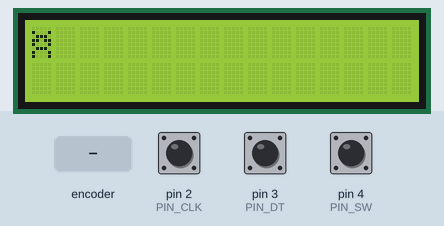
Simulated run of this sketch. Board: Arduino Uno, built with avr-gcc and run on an emulated ATmega328P. Shown: 16×2 character LCD. The inputs (shaded band) are chosen by the test bench; at power-on: pin 4 (PIN_SW) HIGH, pin 2 (PIN_CLK) HIGH, pin 3 (PIN_DT) HIGH.

Above: at 1.2 s.
1.3 s: rotary encoder on pin 2 (PIN_CLK) / pin 3 (PIN_DT) turned 3 steps (first pin leading)
At 2.2 s:
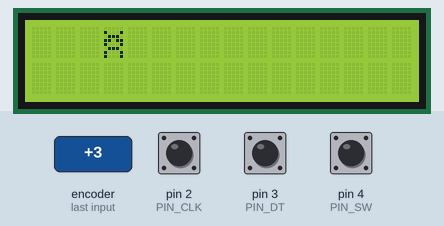
3.4 s: pin 4 (PIN_SW) pulled LOW for 0.15 s
At 4.2 s:
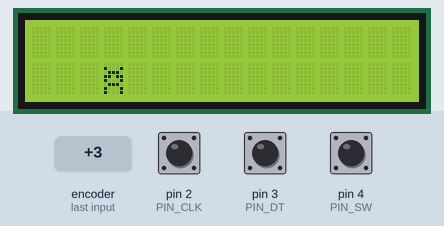
5.0 s: rotary encoder on pin 2 (PIN_CLK) / pin 3 (PIN_DT) turned 1 step (first pin leading)
At 6.0 s:
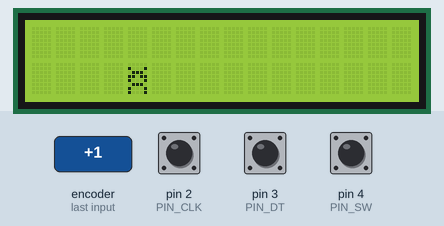
6.7 s: pin 4 (PIN_SW) pulled LOW for 1 s
At 7.9 s:
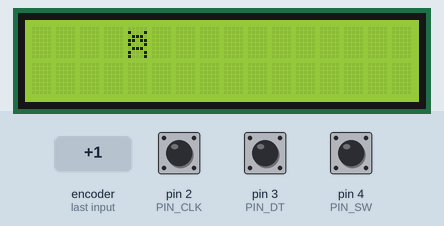
Timing chart, 0 to 9.7 s (numbered marks = the images above; inputs shaded):
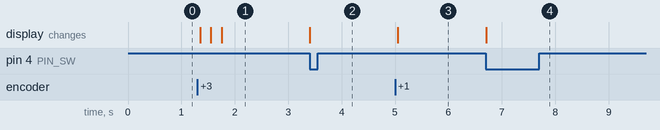

The sketch:

lcd_displej_s_enkoderem.ino
```cpp
// knihovny pro displej s I2C prevodnikem

#include <Wire.h>
#include <LiquidCrystal_I2C.h>

byte customChar[] = {
  B00000,
  B10001,
  B01110,
  B11011,
  B10001,
  B01110,
  B10001,
  B10001
};

// inicializace displeje

LiquidCrystal_I2C lcd(0x27, 16, 2);

// definice zastupnych symbolu

#define PIN_DT      3
#define PIN_CLK     2
#define PIN_SW      4

byte predchoziCLK;
byte cislo = 0;
byte tlacitko_predchozi = HIGH;
byte radek = 0;

void setup() {

  // nastaveni digitalnich vstupu

  pinMode(PIN_CLK, INPUT);  // A
  pinMode(PIN_DT, INPUT);   // B
  pinMode(PIN_SW, INPUT_PULLUP);   // SW

  // inicializace seriove linky

  Serial.begin(9600);

  // nacteni vychozi hodnoty CLK

  predchoziCLK = digitalRead(PIN_CLK);

  // zapnuti displeje

  lcd.init();
  lcd.createChar(0, customChar);
  lcd.backlight();
  update();

}

void loop() {

  // detekce stisku tlacitka

  byte tlacitko = digitalRead(PIN_SW);

  if (tlacitko_predchozi == HIGH && tlacitko == LOW) {
    if (radek) radek = 0;
    else radek = 1;
    update();
  }

  tlacitko_predchozi = tlacitko;

  // nacteni aktualni hodnoty CLK

  byte aktualniCLK = digitalRead(PIN_CLK);

  // detekce nabezne hrany CLK

  if (aktualniCLK != predchoziCLK && aktualniCLK == true) {

    // detekce stavu DT

    if (digitalRead(PIN_DT) != aktualniCLK) {
      if (cislo < 15) cislo++;
    } else {
      if (cislo > 0) cislo--;
    }

    update();

  }

  // aktualizace predchoziho stavu CLK

  predchoziCLK = aktualniCLK;

  // kratky delay proti zakmitu kontaktu

  delay(1);
}

void update() {
  lcd.clear();
  lcd.setCursor(cislo, radek);
  lcd.write(0);
}

/*
   vice info napriklad zde: https://lastminuteengineers.com/rotary-encoder-arduino-tutorial/
*/
```

Measured:
- after the input at 1.3 s, the display: first changes after 0.06 s (image 1 shows a later state)
- after the input at 3.4 s, the display: changes at once (image 2)
- after the input at 5.0 s, the display: changes after 0.05 s (image 3)
- after the input at 6.7 s, the display: changes at once (image 4)
